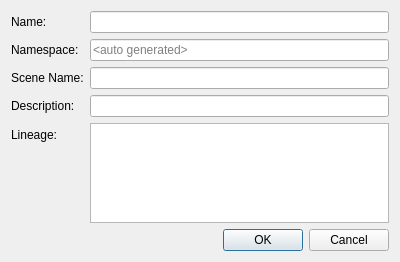
<?xml version="1.0" encoding="UTF-8"?>
<ui version="4.0">
 <class>CreateChildComponentInfoDialog</class>
 <widget class="QDialog" name="CreateChildComponentInfoDialog">
  <property name="geometry">
   <rect>
    <x>0</x>
    <y>0</y>
    <width>400</width>
    <height>262</height>
   </rect>
  </property>
  <property name="windowTitle">
   <string>Dialog</string>
  </property>
  <layout class="QFormLayout" name="formLayout">
   <item row="1" column="1">
    <widget class="QLineEdit" name="ns_line_edit">
     <property name="text">
      <string/>
     </property>
     <property name="readOnly">
      <bool>true</bool>
     </property>
     <property name="placeholderText">
      <string>&lt;auto generated&gt;</string>
     </property>
    </widget>
   </item>
   <item row="2" column="0">
    <widget class="QLabel" name="scene_name_label">
     <property name="text">
      <string>Scene Name:</string>
     </property>
    </widget>
   </item>
   <item row="2" column="1">
    <widget class="QLineEdit" name="scene_name_line_edit">
     <property name="readOnly">
      <bool>true</bool>
     </property>
    </widget>
   </item>
   <item row="3" column="1">
    <widget class="QLineEdit" name="description_line_edit"/>
   </item>
   <item row="3" column="0">
    <widget class="QLabel" name="description_label">
     <property name="text">
      <string>Description:</string>
     </property>
    </widget>
   </item>
   <item row="4" column="0">
    <widget class="QLabel" name="lineage_label">
     <property name="text">
      <string>Lineage:</string>
     </property>
    </widget>
   </item>
   <item row="5" column="1">
    <widget class="QDialogButtonBox" name="buttonBox">
     <property name="orientation">
      <enum>Qt::Horizontal</enum>
     </property>
     <property name="standardButtons">
      <set>QDialogButtonBox::Cancel|QDialogButtonBox::Ok</set>
     </property>
    </widget>
   </item>
   <item row="4" column="1">
    <widget class="QListView" name="lineage_list_view">
     <property name="editTriggers">
      <set>QAbstractItemView::NoEditTriggers</set>
     </property>
    </widget>
   </item>
   <item row="0" column="1">
    <widget class="QLineEdit" name="name_line_edit"/>
   </item>
   <item row="0" column="0">
    <widget class="QLabel" name="name_label">
     <property name="text">
      <string>Name:</string>
     </property>
    </widget>
   </item>
   <item row="1" column="0">
    <widget class="QLabel" name="ns_label">
     <property name="text">
      <string>Namespace:</string>
     </property>
    </widget>
   </item>
  </layout>
 </widget>
 <resources/>
 <connections>
  <connection>
   <sender>buttonBox</sender>
   <signal>accepted()</signal>
   <receiver>CreateChildComponentInfoDialog</receiver>
   <slot>accept()</slot>
   <hints>
    <hint type="sourcelabel">
     <x>248</x>
     <y>254</y>
    </hint>
    <hint type="destinationlabel">
     <x>157</x>
     <y>274</y>
    </hint>
   </hints>
  </connection>
  <connection>
   <sender>buttonBox</sender>
   <signal>rejected()</signal>
   <receiver>CreateChildComponentInfoDialog</receiver>
   <slot>reject()</slot>
   <hints>
    <hint type="sourcelabel">
     <x>316</x>
     <y>260</y>
    </hint>
    <hint type="destinationlabel">
     <x>286</x>
     <y>274</y>
    </hint>
   </hints>
  </connection>
 </connections>
</ui>
